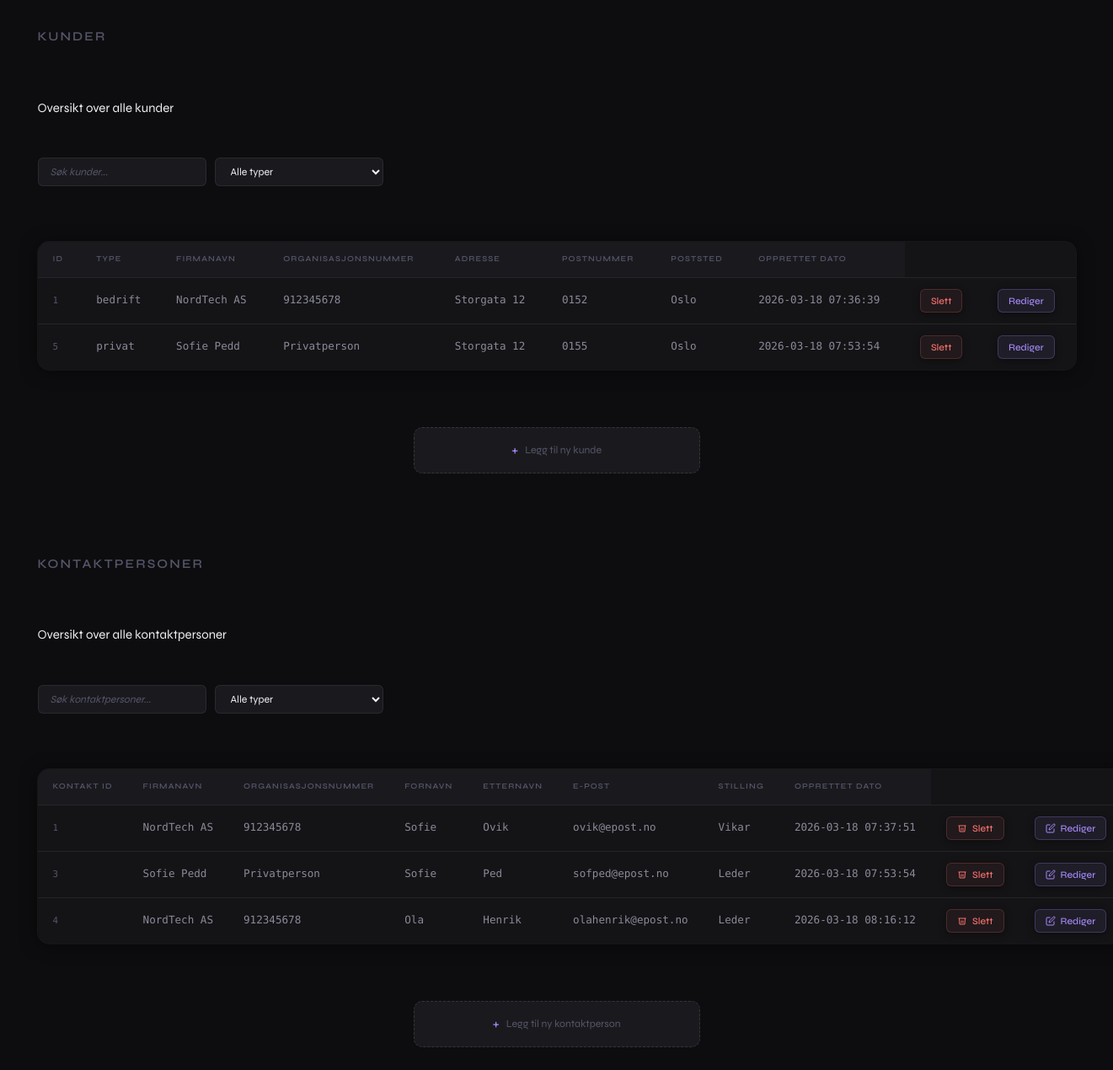
Page /index.php (signed in) on the committed database.
### tables this page shows
CREATE TABLE `kunder` (
  `kunde_id` int(11) NOT NULL,
  `kundetype` enum('privat','bedrift') NOT NULL,
  `firmanavn` varchar(100) DEFAULT NULL,
  `organisasjonsnummer` varchar(50) DEFAULT NULL,
  `adresse_id` int(11) DEFAULT NULL,
  `opprettet_dato` timestamp NOT NULL DEFAULT current_timestamp(),
  `oppdatert_dato` timestamp NULL DEFAULT NULL ON UPDATE current_timestamp()
);

CREATE TABLE `adresser` (
  `adresse_id` int(11) NOT NULL,
  `gate` varchar(255) NOT NULL,
  `postnummer` varchar(10) NOT NULL
);

CREATE TABLE `steder` (
  `sted_id` int(11) NOT NULL,
  `poststed` varchar(100) NOT NULL
);

CREATE TABLE `kontaktpersoner` (
  `kontakt_id` int(11) NOT NULL,
  `kunde_id` int(11) NOT NULL,
  `fornavn` varchar(100) NOT NULL,
  `etternavn` varchar(100) NOT NULL,
  `epost` varchar(100) DEFAULT NULL,
  `telefon` varchar(30) DEFAULT NULL,
  `stilling` varchar(100) DEFAULT NULL,
  `opprettet_dato` timestamp NOT NULL DEFAULT current_timestamp(),
  `oppdatert_dato` timestamp NULL DEFAULT NULL ON UPDATE current_timestamp()
);

### db.php (called while the page is built, shortened)
<?php
$hostname = "localhost";
$username = "root";
$password = "";
$database = "crm_gr1";
$conn = new mysqli($hostname, $username, $password, $database);
$sqlkunder = "SELECT * FROM kunder";
$sqlkontaktpersoner = "SELECT * FROM kontaktpersoner";
$resultkunder = $conn->query($sqlkunder);
$resultkontaktpersoner = $conn->query($sqlkontaktpersoner);
?>

### config.php (called while the page is built, shortened)
<?php
require_once "db.php";
$editing_kunde_id = isset($_GET['edit_kunde']) ? intval($_GET['edit_kunde']) : null;
$editing_kontakt_id = isset($_GET['edit_kontakt']) ? intval($_GET['edit_kontakt']) : null;
?>

### index.php (the view, shortened to what this page needs)
<?php
require_once "config.php";
?>
<!DOCTYPE html>
<html lang="en">
<head>
    <link rel="stylesheet" href="src/css/styl.css">
</head>
<body>
    <main>
        <h2>Kunder</h2>
        <p>Oversikt over alle kunder</p>
        <div class="controls" style="text-align:center; margin-bottom:10px;">
            <input type="text" id="kundeSearch" placeholder="Søk kunder..." />
            <select id="kundeTypeFilter">
                <option value="">Alle typer</option>
            </select>
        </div>
        <table id="kundeTable" style="margin: auto;">
            <tr><th>ID</th><th>Type</th><th>Firmanavn</th><th>Organisasjonsnummer</th><th>Adresse</th><th>Postnummer</th><th>Poststed</th><th>Opprettet dato</th></tr>
            <?php
            if ($resultkunder->num_rows > 0) {
                while($row = $resultkunder->fetch_assoc()) {
                    $adresseText = '';
                    $postnummerText = '';
                    $poststedText = '';
                    if (!empty($row['adresse_id'])) {
                        $adresseQuery = $conn->query("SELECT gate, postnummer FROM adresser WHERE adresse_id = " . intval($row['adresse_id']));
                        if ($adresseQuery && $adresseRow = $adresseQuery->fetch_assoc()) {
                            $adresseText = $adresseRow['gate'];
                            $postnummerText = $adresseRow['postnummer'];
                            $postQuery = $conn->query("
                                SELECT s.poststed
                                FROM postnumre p, steder s
                                WHERE p.postnummer = '" . $conn->real_escape_string($postnummerText) . "'
                                AND p.sted_id = s.sted_id
                            ");
                            if ($postQuery && $postRow = $postQuery->fetch_assoc()) {
                                $poststedText = $postRow['poststed'];
                            }
                        }
                    }
                    if ($editing_kunde_id !== null && $editing_kunde_id == $row["kunde_id"]) {
                        echo "<tr>
                                <form method='post' action='rediger.php'>
                                    <td>" . htmlspecialchars($row["kunde_id"], ENT_QUOTES) . "</td>
                                    <td><input type='text' name='kundetype' value='" . htmlspecialchars($row["kundetype"], ENT_QUOTES) . "' required></td>
                                    <td><input type='text' name='firmanavn' value='" . htmlspecialchars($row["firmanavn"], ENT_QUOTES) . "' required></td>
                                    <td><input type='text' name='organisasjonsnummer' value='" . htmlspecialchars($row["organisasjonsnummer"], ENT_QUOTES) . "' required></td>
                                    <td><input type='text' name='adresse' value='" . htmlspecialchars($adresseText, ENT_QUOTES) . "' required></td>
                                    <td>" . htmlspecialchars($postnummerText) . "</td>
                                    <td>" . htmlspecialchars($poststedText) . "</td>
                                    <td>" . htmlspecialchars($row["opprettet_dato"]) . "</td>
                                    <td>
                                        <a href='index.php'><button type='button'>Avbryt</button></a>
                                    </td>
                                    <td>
                                        <button type='submit' name='SaveKunde' value='" . $row["kunde_id"] . "'>Lagre</button>
                                    </td>
                                </form>
                            </tr>";
                    } else {
                        echo "<tr data-type='" . htmlspecialchars($row["kundetype"], ENT_QUOTES) . "'>
                                <td>" . htmlspecialchars($row["kunde_id"]) . "</td>
                                <td>" . htmlspecialchars($row["kundetype"]) . "</td>
                                <td>" . htmlspecialchars($row["firmanavn"]) . "</td>
                                <td>" . htmlspecialchars($row["organisasjonsnummer"]) . "</td>
                                <td>" . htmlspecialchars($adresseText) . "</td>
                                <td>" . htmlspecialchars($postnummerText) . "</td>
                                <td>" . htmlspecialchars($poststedText) . "</td>
                                <td>" . htmlspecialchars($row["opprettet_dato"]) . "</td>
                                <td>
                                    <form method='GET' action='delete.php'>
                                        <input type='hidden' name='id' value='" . $row['kunde_id'] . "'>
                                        <button type='submit' onclick=\"return confirm('Er du sikker på at du vil slette denne kunden?')\">Slett</button>
                                    </form>
                                </td>
                                <td>
                                    <form method='GET' action='redigerkunde.php'>
                                        <input type='hidden' name='id' value='{$row['kunde_id']}'>
                                        <button type='submit' class='btn btn-edit'>Rediger</button>
                                    </form>
                                </td>
                            </tr>";
                    }
                }
            } else {
                echo "<tr><td colspan='8'>Ingen data funnet</td></tr>";
            }
            ?>
        </table>
        <a href="addkunde.php"><article style="margin: auto; max-width: 327.812px; margin-top: 2vh; text-align: center;">Legg til ny kunde</article></a>
    </main>
    <main>
        <h2>Kontaktpersoner</h2>
        <p>Oversikt over alle kontaktpersoner</p>
        <div class="controls" style="text-align:center; margin-bottom:10px;">
            <input type="text" id="kontaktSearch" placeholder="Søk kontaktpersoner..." />
            <select id="kontaktTypeFilter">
                <option value="">Alle typer</option>
            </select>
        </div>
        <table id="kontaktpersonTable" style="margin: auto;">
            <tr><th>Kontakt id</th><th>Firmanavn</th><th>Organisasjonsnummer</th><th>Fornavn</th><th>Etternavn</th><th>E-post</th><th>Stilling</th><th>Opprettet dato</th></tr>
            <?php
            $sqlAllKunder = "SELECT kunde_id, firmanavn, organisasjonsnummer, kundetype FROM kunder";
            $resultAllKunder = $conn->query($sqlAllKunder);
            $kundeliste = [];
            while ($k = $resultAllKunder->fetch_assoc()) {
                $kundeliste[$k['kunde_id']] = [
                    'firmanavn' => $k['firmanavn'],
                    'organisasjonsnummer' => $k['organisasjonsnummer'] ?? '',
                    'kundetype' => $k['kundetype'] ?? ''
                ];
            }
            if ($resultkontaktpersoner->num_rows > 0) {
                while($row = $resultkontaktpersoner->fetch_assoc()) {
                    if ($editing_kontakt_id !== null && $editing_kontakt_id == $row["kontakt_id"]) {
                        $kundeOptions = "";
                        foreach ($kundeliste as $kid => $fnavn) {
                            $selected = ($kid == $row["kunde_id"]) ? "selected" : "";
                            $kundeOptions .= "<option value='$kid' $selected>" . htmlspecialchars($fnavn['firmanavn'], ENT_QUOTES) . "</option>";
                        }
                        echo "<tr>
                                <form method='post' action='rediger.php'>
                                    <td>" . htmlspecialchars($row["kontakt_id"], ENT_QUOTES) . "</td>
                                    <td><select name='kunde_id'>$kundeOptions</select></td>
                                    <td><input type='text' name='fornavn' value='" . htmlspecialchars($row["fornavn"], ENT_QUOTES) . "' required></td>
                                    <td><input type='text' name='etternavn' value='" . htmlspecialchars($row["etternavn"], ENT_QUOTES) . "' required></td>
                                    <td><input type='email' name='epost' value='" . htmlspecialchars($row["epost"], ENT_QUOTES) . "' required></td>
                                    <td><input type='text' name='stilling' value='" . htmlspecialchars($row["stilling"] ?? '', ENT_QUOTES) . "'></td>
                                    <td>Oppdateres automatisk</td>
                                    <td>
                                        <a href='index.php'><button type='button'>Avbryt</button></a>
                                    </td>
                                    <td>
                                        <button type='submit' name='SaveKontakt' value='" . $row["kontakt_id"] . "'>Lagre</button>
                                    </td>
                                </form>
                              </tr>";
                    } else {
                        $kundeInfo = $kundeliste[$row['kunde_id']] ?? [
                            'firmanavn'=>'Ukjent',
                            'organisasjonsnummer'=>'Ukjent',
                            'kundetype'=>''
                        ];
                        $firmanavn = $kundeInfo['firmanavn'];
                        $orgnr = $kundeInfo['organisasjonsnummer'];
                        $kundetype = $kundeInfo['kundetype'];
                        echo "<tr
                                data-type='" . htmlspecialchars($row["stilling"], ENT_QUOTES) . "'
                                data-kundetype='" . htmlspecialchars($kundetype, ENT_QUOTES) . "'>
                                <td>" . htmlspecialchars($row["kontakt_id"]) . "</td>
                                <td>" . htmlspecialchars($firmanavn) . "</td>
                                <td>" . htmlspecialchars($orgnr) . "</td>
                                <td>" . htmlspecialchars($row["fornavn"]) . "</td>
                                <td>" . htmlspecialchars($row["etternavn"]) . "</td>
                                <td>" . htmlspecialchars($row["epost"]) . "</td>
                                <td>" . htmlspecialchars($row["stilling"] ?? '') . "</td>
                                <td>" . htmlspecialchars($row["opprettet_dato"]) . "</td>
                                <td>
                                    <form method='GET' action='delete.php'>
                                        <input type='hidden' name='kontakt_id' value='" . $row['kontakt_id'] . "'>
                                        <button type='submit' onclick=\"return confirm('Er du sikker på at du vil slette denne kontaktpersonen?')\"><svg width='12' height='12' viewBox='0 0 24 24' fill='none' stroke='currentColor' stroke-width='2'><polyline points='3 6 5 6 21 6'/><path d='M19 6l-1 14H6L5 6'/><path d='M10 11v6M14 11v6'/></svg> Slett</button>
                                    </form>
                                </td>
                                <td>
                                    <form method='GET' action='redigerkontakt.php'>
                                        <input type='hidden' name='id' value='" . $row['kontakt_id'] . "'>
                                        <button type='submit' name='EditKontakt' class='btn btn-edit'>
                                            <svg width='12' height='12' viewBox='0 0 24 24' fill='none' stroke='currentColor' stroke-width='2'>
                                                <path d='M11 4H4a2 2 0 0 0-2 2v14a2 2 0 0 0 2 2h14a2 2 0 0 0 2-2v-7'/>
                                                <path d='M18.5 2.5a2.121 2.121 0 0 1 3 3L12 15l-4 1 1-4 9.5-9.5z'/>
                                            </svg>
                                            Rediger
                                        </button>
                                    </form>
                                </td>
                            </tr>";
                    }
                }
            } else {
                echo "<tr><td colspan='9'>Ingen data funnet</td></tr>";
            }
            ?>
        </table>
        <a href="addkontakt.php"><article style="margin: auto; max-width: 327.812px; margin-top: 2vh; text-align: center;">Legg til ny kontaktperson</article></a>
    </main>
</body>
</html>

### rows in the picture
kunder: kunde_id "1", kundetype "bedrift", firmanavn "NordTech AS", organisasjonsnummer "912345678", adresse.gate "Storgata 12", adresse.postnummer "0152", steder.poststed "Oslo", opprettet_dato "2026-03-18 07:36:39"
kunder: kunde_id "5", kundetype "privat", firmanavn "Sofie Pedd", adresse.gate "Storgata 12", adresse.postnummer "0155", steder.poststed "Oslo", opprettet_dato "2026-03-18 07:53:54"
kontaktpersoner: kontakt_id "1", kunde "NordTech AS", kunde "912345678", fornavn "Sofie", etternavn "Ovik", epost "ovik@epost.no", stilling "Vikar", opprettet_dato "2026-03-18 07:37:51"
kontaktpersoner: kontakt_id "3", kunde "Sofie Pedd", fornavn "Sofie", etternavn "Ped", epost "sofped@epost.no", stilling "Leder", opprettet_dato "2026-03-18 07:53:54"
kontaktpersoner: kontakt_id "4", kunde "NordTech AS", kunde "912345678", fornavn "Ola", etternavn "Henrik", epost "olahenrik@epost.no", stilling "Leder", opprettet_dato "2026-03-18 08:16:12"
